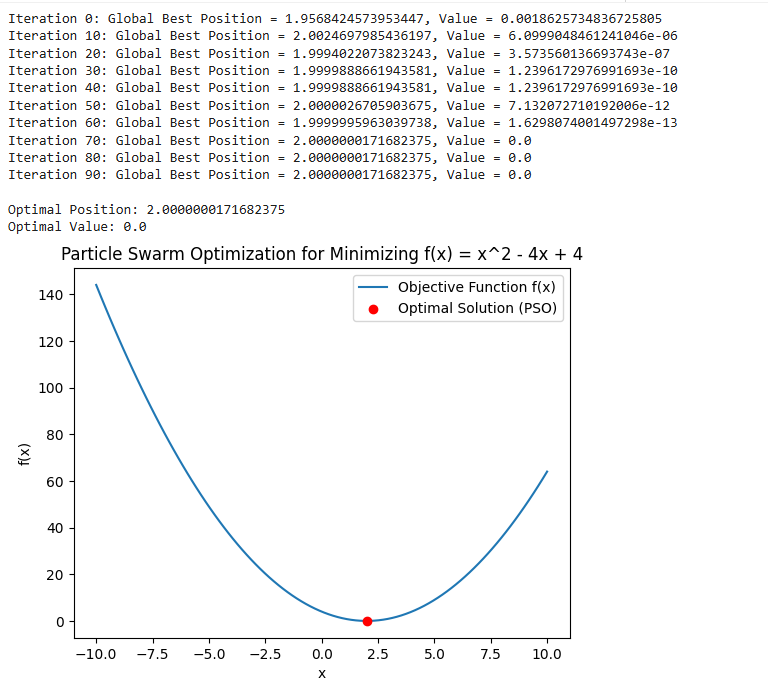

Source code (Python):
import numpy as np
import matplotlib.pyplot as plt


def objective_function(x):
    return x**2 - 4*x + 4

class Particle:
    def __init__(self, lower_bound, upper_bound):
        self.position = np.random.uniform(lower_bound, upper_bound)
        self.velocity = np.random.uniform(-1, 1)
        self.best_position = self.position
        self.best_value = objective_function(self.position)

    def update(self, global_best_position, w, c1, c2):
        r1 = np.random.rand()
        r2 = np.random.rand()


        self.velocity = w * self.velocity + c1 * r1 * (self.best_position - self.position) + c2 * r2 * (global_best_position - self.position)
        self.position += self.velocity


        current_value = objective_function(self.position)


        if current_value < self.best_value:
            self.best_value = current_value
            self.best_position = self.position

# PSO parameters
num_particles = 30
num_iterations = 100
w = 0.7
c1 = 1.5
c2 = 1.5
lower_bound = -10
upper_bound = 10


particles = [Particle(lower_bound, upper_bound) for _ in range(num_particles)]


global_best_position = particles[0].best_position
global_best_value = particles[0].best_value

# PSO loop
for iteration in range(num_iterations):
    for particle in particles:
        particle.update(global_best_position, w, c1, c2)


        if particle.best_value < global_best_value:
            global_best_value = particle.best_value
            global_best_position = particle.best_position


    if iteration % 10 == 0:
        print(f"Iteration {iteration}: Global Best Position = {global_best_position}, Value = {global_best_value}")


print(f"\nOptimal Position: {global_best_position}")
print(f"Optimal Value: {global_best_value}")


x_values = np.linspace(lower_bound, upper_bound, 100)
y_values = objective_function(x_values)

plt.plot(x_values, y_values, label="Objective Function f(x)")
plt.scatter(global_best_position, global_best_value, color='red', label='Optimal Solution (PSO)', zorder=5)
plt.title("Particle Swarm Optimization for Minimizing f(x) = x^2 - 4x + 4")
plt.xlabel("x")
plt.ylabel("f(x)")
plt.legend()
plt.show()
